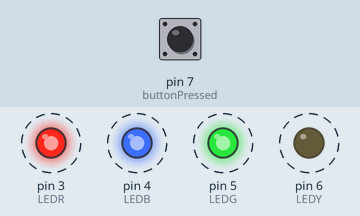
Bench run of a sketch on a simulated Arduino Uno, built with avr-gcc and run on an emulated ATmega328P. Parts: output pins drawn as LEDs (lit = HIGH). Dashed ring = blinking. The test bench sets the inputs (shaded band); at power-on: pin 7 (buttonPressed) LOW.

Above: at 3.8 s.
3.9 s: pin 7 (buttonPressed) pulled HIGH for 3.2 s
At 4.05 s:
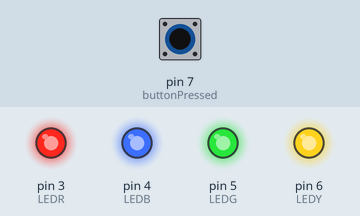
At 7.65 s:
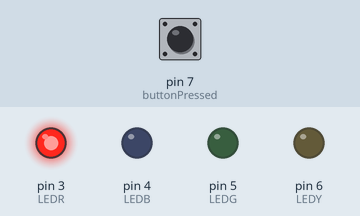
Timing chart, 0 to 14.6 s (numbered marks = the images above; inputs shaded):
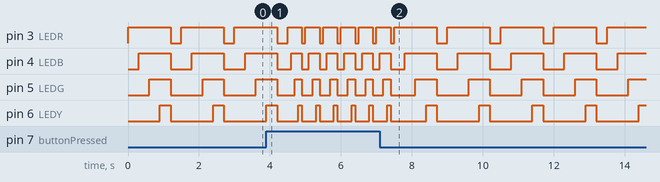

The sketch:

Blinker_LEDs.ino
```cpp
 //Pins connected to the Arduino by components
  int LEDR = 3;
  int LEDB = 4;
  int LEDG = 5;
  int LEDY = 6;

// Button variables
  int buttonPressed = 7;
  int buttonState = 0;

void setup() {

  pinMode (LEDR, OUTPUT);
  pinMode (LEDB, OUTPUT);
  pinMode (LEDG, OUTPUT);
  pinMode (LEDY, OUTPUT);
  pinMode (buttonPressed, INPUT);

}


void loop() {

  buttonState = digitalRead(buttonPressed); //States a definition for digitalRead

  //This is what happends when the button is pressed
  if (buttonState == HIGH) {
    digitalWrite(LEDR, HIGH);
    delay(100);
    digitalWrite(LEDB, HIGH);
    delay(100);
    digitalWrite(LEDG, HIGH);
    delay(100);
    digitalWrite(LEDY, HIGH);
    delay(100);
    digitalWrite(LEDR, LOW);
    digitalWrite(LEDB, LOW);
    digitalWrite(LEDG, LOW);
    digitalWrite(LEDY, LOW);
    delay(100);
  }

  //What happens when the button is not being pressed
  else {
    digitalWrite(LEDR, HIGH);
    delay(300);
    digitalWrite(LEDB, HIGH);
    delay(300);
    digitalWrite(LEDG, HIGH);
    delay(300);
    digitalWrite(LEDY, HIGH);
    delay(300);
    digitalWrite(LEDR, LOW);
    digitalWrite(LEDB, LOW);
    digitalWrite(LEDG, LOW);
    digitalWrite(LEDY, LOW);
    delay(300);
    }
}
```
